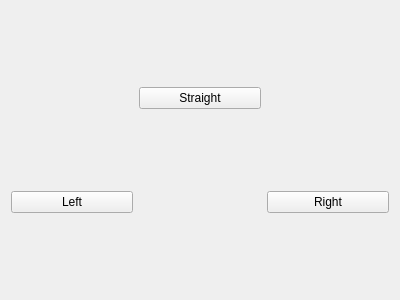
<?xml version="1.0" encoding="UTF-8"?>
<ui version="4.0">
 <class>Form</class>
 <widget class="QWidget" name="Form">
  <property name="geometry">
   <rect>
    <x>0</x>
    <y>0</y>
    <width>400</width>
    <height>300</height>
   </rect>
  </property>
  <property name="windowTitle">
   <string>Form</string>
  </property>
  <layout class="QGridLayout" name="gridLayout">
   <item row="0" column="1">
    <widget class="QPushButton" name="pushButton">
     <property name="text">
      <string>Straight</string>
     </property>
    </widget>
   </item>
   <item row="1" column="0">
    <widget class="QPushButton" name="pushButton_4">
     <property name="text">
      <string>Left</string>
     </property>
    </widget>
   </item>
   <item row="1" column="2">
    <widget class="QPushButton" name="pushButton_3">
     <property name="text">
      <string>Right</string>
     </property>
    </widget>
   </item>
  </layout>
 </widget>
 <resources/>
 <connections/>
</ui>
